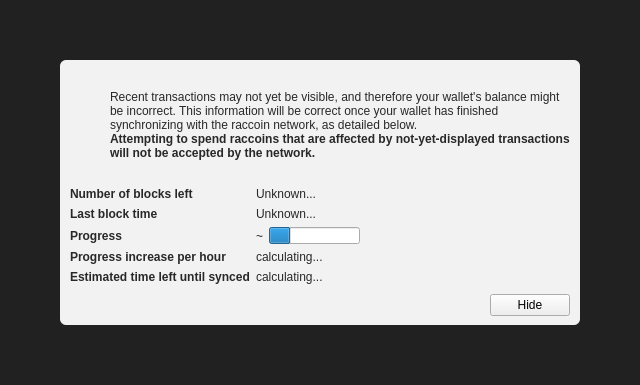
<?xml version="1.0" encoding="UTF-8"?>
<ui version="4.0">
 <class>ModalOverlay</class>
 <widget class="ModalOverlay" name="ModalOverlay">
  <property name="geometry">
   <rect>
    <x>0</x>
    <y>0</y>
    <width>640</width>
    <height>385</height>
   </rect>
  </property>
  <property name="windowTitle">
   <string>Form</string>
  </property>
  <layout class="QVBoxLayout" name="verticalLayout" stretch="0">
   <property name="sizeConstraint">
    <enum>QLayout::SetDefaultConstraint</enum>
   </property>
   <property name="leftMargin">
    <number>0</number>
   </property>
   <property name="topMargin">
    <number>0</number>
   </property>
   <property name="rightMargin">
    <number>0</number>
   </property>
   <property name="bottomMargin">
    <number>0</number>
   </property>
   <item>
    <widget class="QWidget" name="bgWidget" native="true">
     <property name="styleSheet">
      <string notr="true">#bgWidget { background: rgba(0,0,0,220); }</string>
     </property>
     <layout class="QVBoxLayout" name="verticalLayoutMain" stretch="1">
      <property name="leftMargin">
       <number>60</number>
      </property>
      <property name="topMargin">
       <number>60</number>
      </property>
      <property name="rightMargin">
       <number>60</number>
      </property>
      <property name="bottomMargin">
       <number>60</number>
      </property>
      <item>
       <widget class="QWidget" name="contentWidget" native="true">
        <property name="styleSheet">
         <string notr="true">#contentWidget { background: rgba(255,255,255,240); border-radius: 6px; }

QLabel { color: rgb(40,40,40);  }</string>
        </property>
        <layout class="QVBoxLayout" name="verticalLayoutSub" stretch="1,0,0,0">
         <property name="spacing">
          <number>0</number>
         </property>
         <property name="leftMargin">
          <number>10</number>
         </property>
         <property name="topMargin">
          <number>10</number>
         </property>
         <property name="rightMargin">
          <number>10</number>
         </property>
         <property name="bottomMargin">
          <number>10</number>
         </property>
         <item>
          <layout class="QHBoxLayout" name="horizontalLayoutIconText" stretch="0,1">
           <property name="topMargin">
            <number>20</number>
           </property>
           <item>
            <layout class="QVBoxLayout" name="verticalLayoutIcon">
             <property name="leftMargin">
              <number>0</number>
             </property>
             <item>
              <widget class="QPushButton" name="warningIcon">
               <property name="enabled">
                <bool>false</bool>
               </property>
               <property name="text">
                <string/>
               </property>
               <property name="icon">
                <iconset>
                 <normaloff>:/icons/warning</normaloff>
                 <disabledoff>:/icons/warning</disabledoff>:/icons/warning</iconset>
               </property>
               <property name="iconSize">
                <size>
                 <width>48</width>
                 <height>48</height>
                </size>
               </property>
               <property name="flat">
                <bool>true</bool>
               </property>
              </widget>
             </item>
             <item>
              <spacer name="verticalSpacerWarningIcon">
               <property name="orientation">
                <enum>Qt::Vertical</enum>
               </property>
               <property name="sizeHint" stdset="0">
                <size>
                 <width>20</width>
                 <height>40</height>
                </size>
               </property>
              </spacer>
             </item>
            </layout>
           </item>
           <item>
            <layout class="QVBoxLayout" name="verticalLayoutInfoText">
             <property name="leftMargin">
              <number>0</number>
             </property>
             <property name="topMargin">
              <number>0</number>
             </property>
             <item>
              <widget class="QLabel" name="infoText">
               <property name="text">
                <string>Recent transactions may not yet be visible, and therefore your wallet's balance might be incorrect. This information will be correct once your wallet has finished synchronizing with the raccoin network, as detailed below.</string>
               </property>
               <property name="textFormat">
                <enum>Qt::RichText</enum>
               </property>
               <property name="wordWrap">
                <bool>true</bool>
               </property>
              </widget>
             </item>
             <item>
              <widget class="QLabel" name="infoTextStrong">
               <property name="font">
                <font>
                 <weight>75</weight>
                 <bold>true</bold>
                </font>
               </property>
               <property name="text">
                <string>Attempting to spend raccoins that are affected by not-yet-displayed transactions will not be accepted by the network.</string>
               </property>
               <property name="textFormat">
                <enum>Qt::RichText</enum>
               </property>
               <property name="wordWrap">
                <bool>true</bool>
               </property>
              </widget>
             </item>
             <item>
              <spacer name="verticalSpacerInTextSpace">
               <property name="orientation">
                <enum>Qt::Vertical</enum>
               </property>
               <property name="sizeHint" stdset="0">
                <size>
                 <width>20</width>
                 <height>40</height>
                </size>
               </property>
              </spacer>
             </item>
            </layout>
           </item>
          </layout>
         </item>
         <item>
          <spacer name="verticalSpacerAfterText">
           <property name="orientation">
            <enum>Qt::Vertical</enum>
           </property>
           <property name="sizeHint" stdset="0">
            <size>
             <width>20</width>
             <height>40</height>
            </size>
           </property>
          </spacer>
         </item>
         <item>
          <layout class="QFormLayout" name="formLayout">
           <property name="fieldGrowthPolicy">
            <enum>QFormLayout::FieldsStayAtSizeHint</enum>
           </property>
           <property name="horizontalSpacing">
            <number>6</number>
           </property>
           <property name="verticalSpacing">
            <number>6</number>
           </property>
           <property name="topMargin">
            <number>10</number>
           </property>
           <item row="0" column="0">
            <widget class="QLabel" name="labelNumberOfBlocksLeft">
             <property name="font">
              <font>
               <weight>75</weight>
               <bold>true</bold>
              </font>
             </property>
             <property name="text">
              <string>Number of blocks left</string>
             </property>
            </widget>
           </item>
           <item row="0" column="1">
            <widget class="QLabel" name="numberOfBlocksLeft">
             <property name="text">
              <string>Unknown...</string>
             </property>
            </widget>
           </item>
           <item row="1" column="0">
            <widget class="QLabel" name="labelLastBlockTime">
             <property name="font">
              <font>
               <weight>75</weight>
               <bold>true</bold>
              </font>
             </property>
             <property name="text">
              <string>Last block time</string>
             </property>
            </widget>
           </item>
           <item row="1" column="1">
            <widget class="QLabel" name="newestBlockDate">
             <property name="sizePolicy">
              <sizepolicy hsizetype="Maximum" vsizetype="Preferred">
               <horstretch>0</horstretch>
               <verstretch>0</verstretch>
              </sizepolicy>
             </property>
             <property name="text">
              <string>Unknown...</string>
             </property>
            </widget>
           </item>
           <item row="2" column="0">
            <widget class="QLabel" name="labelSyncDone">
             <property name="font">
              <font>
               <weight>75</weight>
               <bold>true</bold>
              </font>
             </property>
             <property name="text">
              <string>Progress</string>
             </property>
            </widget>
           </item>
           <item row="2" column="1">
            <layout class="QHBoxLayout" name="horizontalLayoutSync" stretch="0,1">
             <item>
              <widget class="QLabel" name="percentageProgress">
               <property name="text">
                <string notr="true">~</string>
               </property>
              </widget>
             </item>
             <item>
              <widget class="QProgressBar" name="progressBar">
               <property name="value">
                <number>24</number>
               </property>
               <property name="format">
                <string/>
               </property>
              </widget>
             </item>
            </layout>
           </item>
           <item row="4" column="0">
            <widget class="QLabel" name="labelProgressIncrease">
             <property name="font">
              <font>
               <weight>75</weight>
               <bold>true</bold>
              </font>
             </property>
             <property name="text">
              <string>Progress increase per hour</string>
             </property>
            </widget>
           </item>
           <item row="4" column="1">
            <widget class="QLabel" name="progressIncreasePerH">
             <property name="text">
              <string>calculating...</string>
             </property>
            </widget>
           </item>
           <item row="5" column="0">
            <widget class="QLabel" name="labelEstimatedTimeLeft">
             <property name="font">
              <font>
               <weight>75</weight>
               <bold>true</bold>
              </font>
             </property>
             <property name="text">
              <string>Estimated time left until synced</string>
             </property>
            </widget>
           </item>
           <item row="5" column="1">
            <widget class="QLabel" name="expectedTimeLeft">
             <property name="text">
              <string>calculating...</string>
             </property>
            </widget>
           </item>
          </layout>
         </item>
         <item>
          <layout class="QHBoxLayout" name="horizontalLayoutButtons">
           <property name="leftMargin">
            <number>10</number>
           </property>
           <property name="topMargin">
            <number>10</number>
           </property>
           <item>
            <spacer name="horizontalSpacer">
             <property name="orientation">
              <enum>Qt::Horizontal</enum>
             </property>
             <property name="sizeHint" stdset="0">
              <size>
               <width>40</width>
               <height>20</height>
              </size>
             </property>
            </spacer>
           </item>
           <item>
            <widget class="QPushButton" name="closeButton">
             <property name="text">
              <string>Hide</string>
             </property>
            </widget>
           </item>
          </layout>
         </item>
        </layout>
       </widget>
      </item>
     </layout>
    </widget>
   </item>
  </layout>
 </widget>
 <customwidgets>
  <customwidget>
   <class>ModalOverlay</class>
   <extends>QWidget</extends>
   <header>qt/modaloverlay.h</header>
   <container>1</container>
  </customwidget>
 </customwidgets>
 <resources/>
 <connections/>
</ui>
